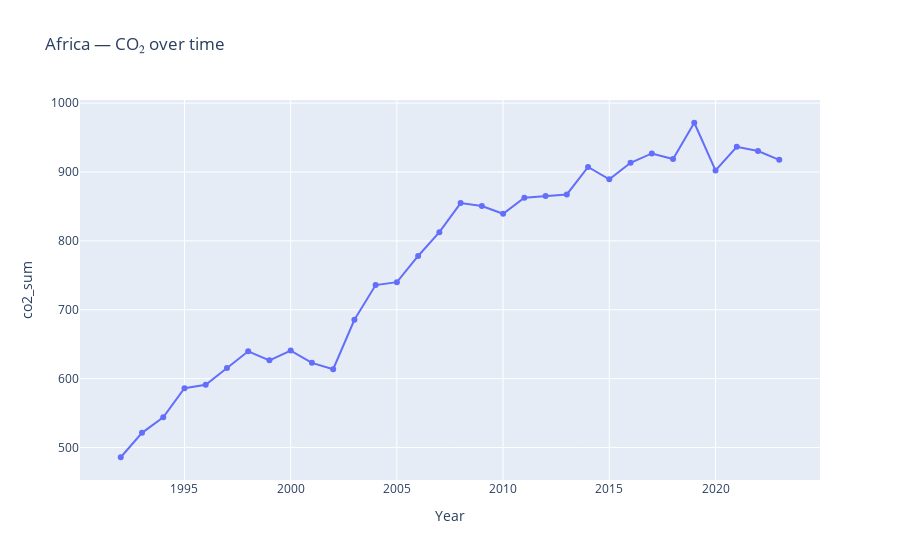
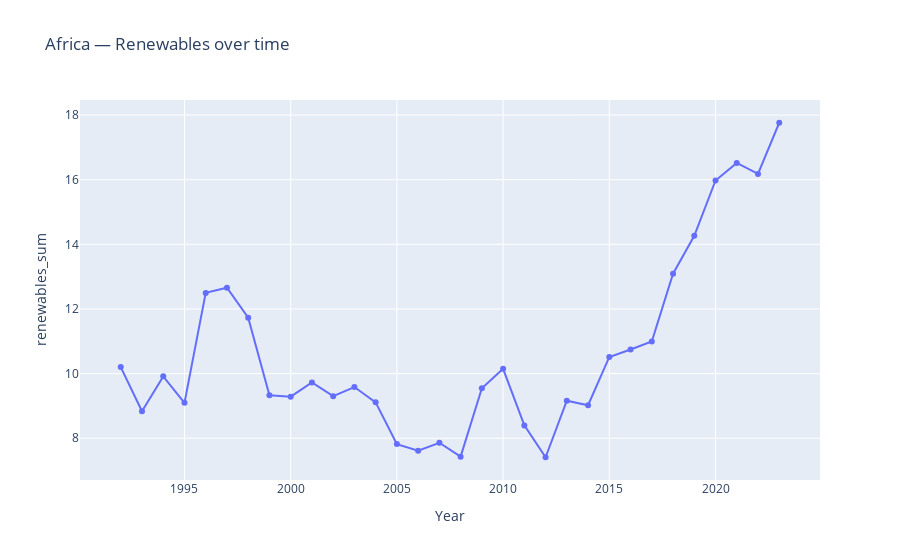
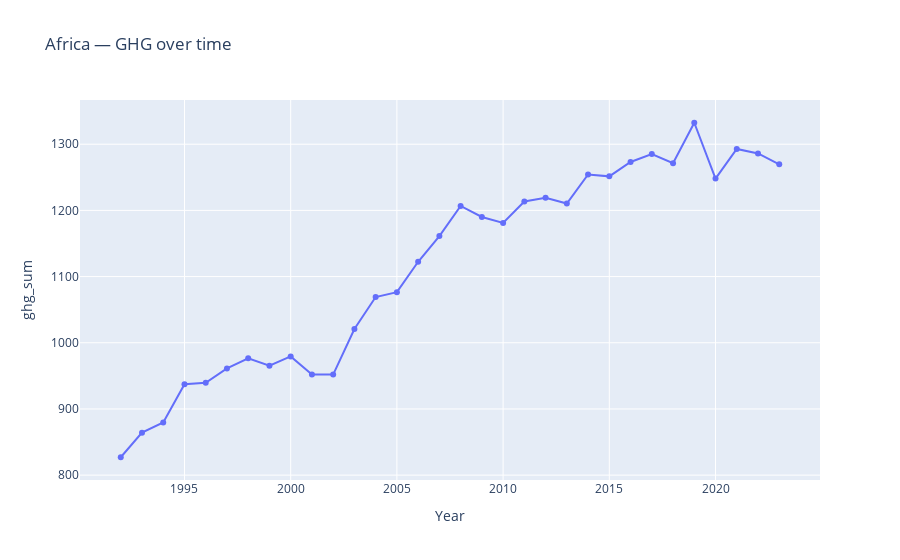
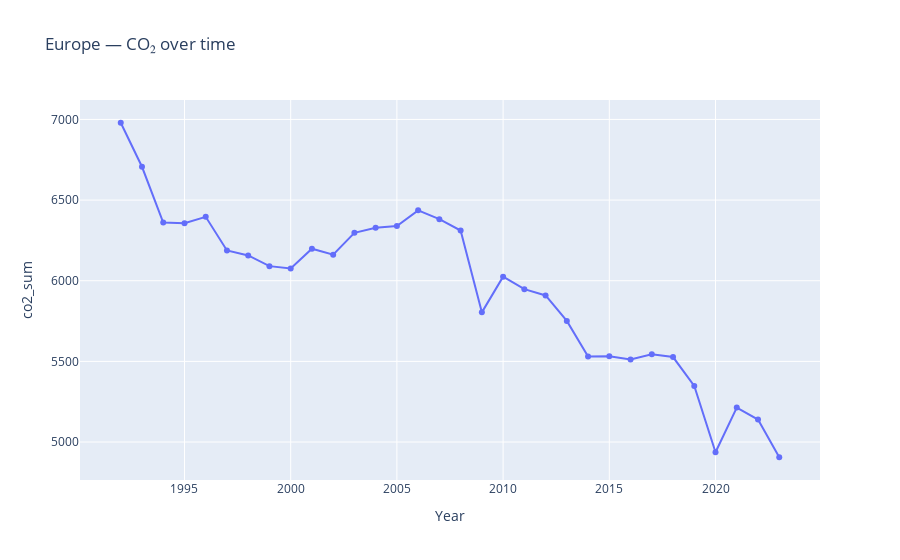

The notebook cell saved with these charts, in order:
### Markdown cell above
7) plotly visuals — per region & comparisons

### Code cell
# 7.1 regional time series
for r in regions:
    g = by_region_year[by_region_year["Region"]==r]
    if g.empty:
        continue
    fig_co2 = px.line(g, x="Year", y="co2_sum", title=f"{r} — CO₂ over time", markers=True)
    fig_ren = px.line(g, x="Year", y="renewables_sum", title=f"{r} — Renewables over time", markers=True)
    fig_ghg = px.line(g, x="Year", y="ghg_sum", title=f"{r} — GHG over time", markers=True)
    fig_co2.show(); fig_ren.show(); fig_ghg.show()

# 7.2 cross-region comparison
fig_comp_co2 = px.line(by_region_year, x="Year", y="co2_sum", color="Region",
                       title="CO₂ — regional totals", markers=True)
fig_comp_ren = px.line(by_region_year, x="Year", y="renewables_sum", color="Region",
                       title="Renewables — regional totals", markers=True)
fig_comp_ghg = px.line(by_region_year, x="Year", y="ghg_sum", color="Region",
                       title="GHG — regional totals", markers=True)
fig_comp_co2.show(); fig_comp_ren.show(); fig_comp_ghg.show()

# 7.3 renewables vs CO2 scatter (animated by Year)
fig_scatter = px.scatter(by_region_year, x="renewables_sum", y="co2_sum",
                         color="Region", animation_frame="Year",
                         title="Renewables vs CO₂ by Region (animated)", opacity=0.7)
fig_scatter.update_layout(xaxis_title="Renewables (equiv. primary)", yaxis_title="CO₂ (sum)")
fig_scatter.show()

### Figure 1 — Plotly figure (JSON) as saved in the notebook; plotly's stock layout.template omitted (floating-point values rounded to 4 significant figures)
{"data": [{"hovertemplate": "Year=%{x}<br>co2_sum=%{y}<extra></extra>", "legendgroup": "", "line": {"color": "#636efa", "dash": "solid"}, "marker": {"symbol": "circle"}, "mode": "lines+markers", "name": "", "orientation": "v", "showlegend": false, "type": "scatter", "x": [1992, 1993, 1994, 1995, 1996, 1997, 1998, 1999, 2000, 2001, 2002, 2003, 2004, 2005, 2006, 2007, 2008, 2009, 2010, 2011, 2012, 2013, 2014, 2015, 2016, 2017, 2018, 2019, 2020, 2021, 2022, 2023], "xaxis": "x", "y": [485.9, 521.3, 543.8, 586.2, 591.2, 615.3, 639.7, 626.5, 640.7, 622.9, 613.7, 685.5, 735.8, 740.1, 778.1, 812.7, 854.9, 850.7, 839.3, 862.8, 865.3, 867.5, 907.3, 889.4, 913.4, 926.9, 918.8, 971.5, 902.2, 936.7, 930.5, 917.7], "yaxis": "y"}], "layout": {"legend": {"tracegroupgap": 0}, "title": {"text": "Africa — CO₂ over time"}, "xaxis": {"anchor": "y", "domain": [0, 1], "title": {"text": "Year"}}, "yaxis": {"anchor": "x", "domain": [0, 1], "title": {"text": "co2_sum"}}}}

### Figure 2 — Plotly figure (JSON) as saved in the notebook; plotly's stock layout.template omitted (floating-point values rounded to 4 significant figures)
{"data": [{"hovertemplate": "Year=%{x}<br>renewables_sum=%{y}<extra></extra>", "legendgroup": "", "line": {"color": "#636efa", "dash": "solid"}, "marker": {"symbol": "circle"}, "mode": "lines+markers", "name": "", "orientation": "v", "showlegend": false, "type": "scatter", "x": [1992, 1993, 1994, 1995, 1996, 1997, 1998, 1999, 2000, 2001, 2002, 2003, 2004, 2005, 2006, 2007, 2008, 2009, 2010, 2011, 2012, 2013, 2014, 2015, 2016, 2017, 2018, 2019, 2020, 2021, 2022, 2023], "xaxis": "x", "y": [10.2, 8.836, 9.914, 9.095, 12.5, 12.66, 11.73, 9.332, 9.286, 9.727, 9.3, 9.584, 9.11, 7.818, 7.616, 7.86, 7.43, 9.546, 10.15, 8.397, 7.412, 9.163, 9.02, 10.51, 10.75, 10.99, 13.09, 14.26, 15.97, 16.52, 16.18, 17.76], "yaxis": "y"}], "layout": {"legend": {"tracegroupgap": 0}, "title": {"text": "Africa — Renewables over time"}, "xaxis": {"anchor": "y", "domain": [0, 1], "title": {"text": "Year"}}, "yaxis": {"anchor": "x", "domain": [0, 1], "title": {"text": "renewables_sum"}}}}

### Figure 3 — Plotly figure (JSON) as saved in the notebook; plotly's stock layout.template omitted (floating-point values rounded to 4 significant figures)
{"data": [{"hovertemplate": "Year=%{x}<br>ghg_sum=%{y}<extra></extra>", "legendgroup": "", "line": {"color": "#636efa", "dash": "solid"}, "marker": {"symbol": "circle"}, "mode": "lines+markers", "name": "", "orientation": "v", "showlegend": false, "type": "scatter", "x": [1992, 1993, 1994, 1995, 1996, 1997, 1998, 1999, 2000, 2001, 2002, 2003, 2004, 2005, 2006, 2007, 2008, 2009, 2010, 2011, 2012, 2013, 2014, 2015, 2016, 2017, 2018, 2019, 2020, 2021, 2022, 2023], "xaxis": "x", "y": [827.0, 864.2, 879.6, 937.4, 939.6, 961.2, 976.6, 965.4, 979.3, 952.1, 951.9, 1021.0, 1069.0, 1076.0, 1122.0, 1161.0, 1207.0, 1190.0, 1181.0, 1214.0, 1219.0, 1210.0, 1254.0, 1251.0, 1273.0, 1285.0, 1271.0, 1332.0, 1248.0, 1293.0, 1286.0, 1270.0], "yaxis": "y"}], "layout": {"legend": {"tracegroupgap": 0}, "title": {"text": "Africa — GHG over time"}, "xaxis": {"anchor": "y", "domain": [0, 1], "title": {"text": "Year"}}, "yaxis": {"anchor": "x", "domain": [0, 1], "title": {"text": "ghg_sum"}}}}

### Figure 4 — Plotly figure (JSON) as saved in the notebook; plotly's stock layout.template omitted (floating-point values rounded to 4 significant figures)
{"data": [{"hovertemplate": "Year=%{x}<br>co2_sum=%{y}<extra></extra>", "legendgroup": "", "line": {"color": "#636efa", "dash": "solid"}, "marker": {"symbol": "circle"}, "mode": "lines+markers", "name": "", "orientation": "v", "showlegend": false, "type": "scatter", "x": [1992, 1993, 1994, 1995, 1996, 1997, 1998, 1999, 2000, 2001, 2002, 2003, 2004, 2005, 2006, 2007, 2008, 2009, 2010, 2011, 2012, 2013, 2014, 2015, 2016, 2017, 2018, 2019, 2020, 2021, 2022, 2023], "xaxis": "x", "y": [6979.0, 6707.0, 6360.0, 6356.0, 6396.0, 6188.0, 6157.0, 6091.0, 6077.0, 6198.0, 6161.0, 6297.0, 6328.0, 6339.0, 6436.0, 6382.0, 6311.0, 5804.0, 6025.0, 5948.0, 5909.0, 5751.0, 5531.0, 5531.0, 5512.0, 5545.0, 5527.0, 5348.0, 4937.0, 5214.0, 5139.0, 4906.0], "yaxis": "y"}], "layout": {"legend": {"tracegroupgap": 0}, "title": {"text": "Europe — CO₂ over time"}, "xaxis": {"anchor": "y", "domain": [0, 1], "title": {"text": "Year"}}, "yaxis": {"anchor": "x", "domain": [0, 1], "title": {"text": "co2_sum"}}}}
